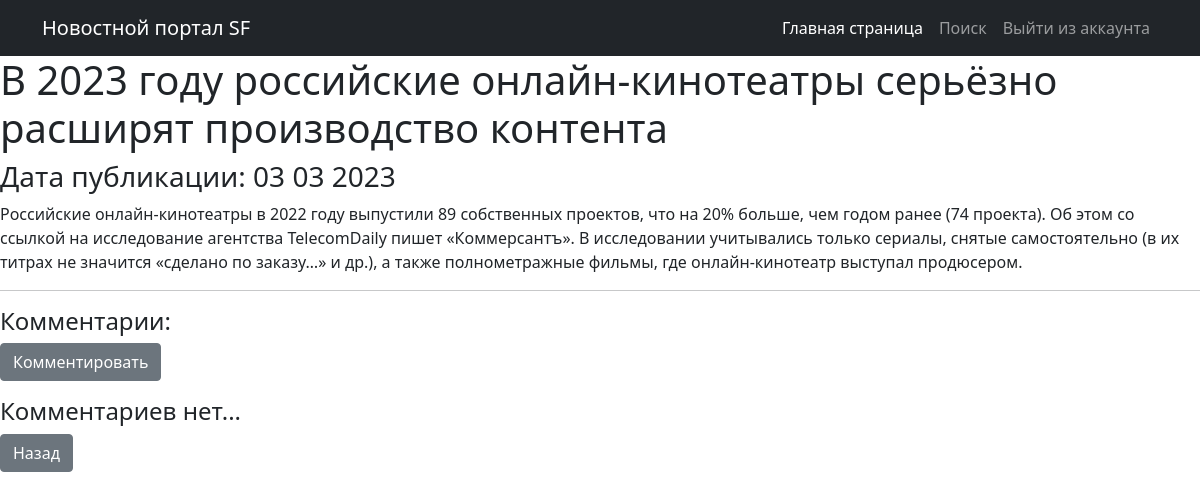
The app's page /news/30 (signed in), older data.
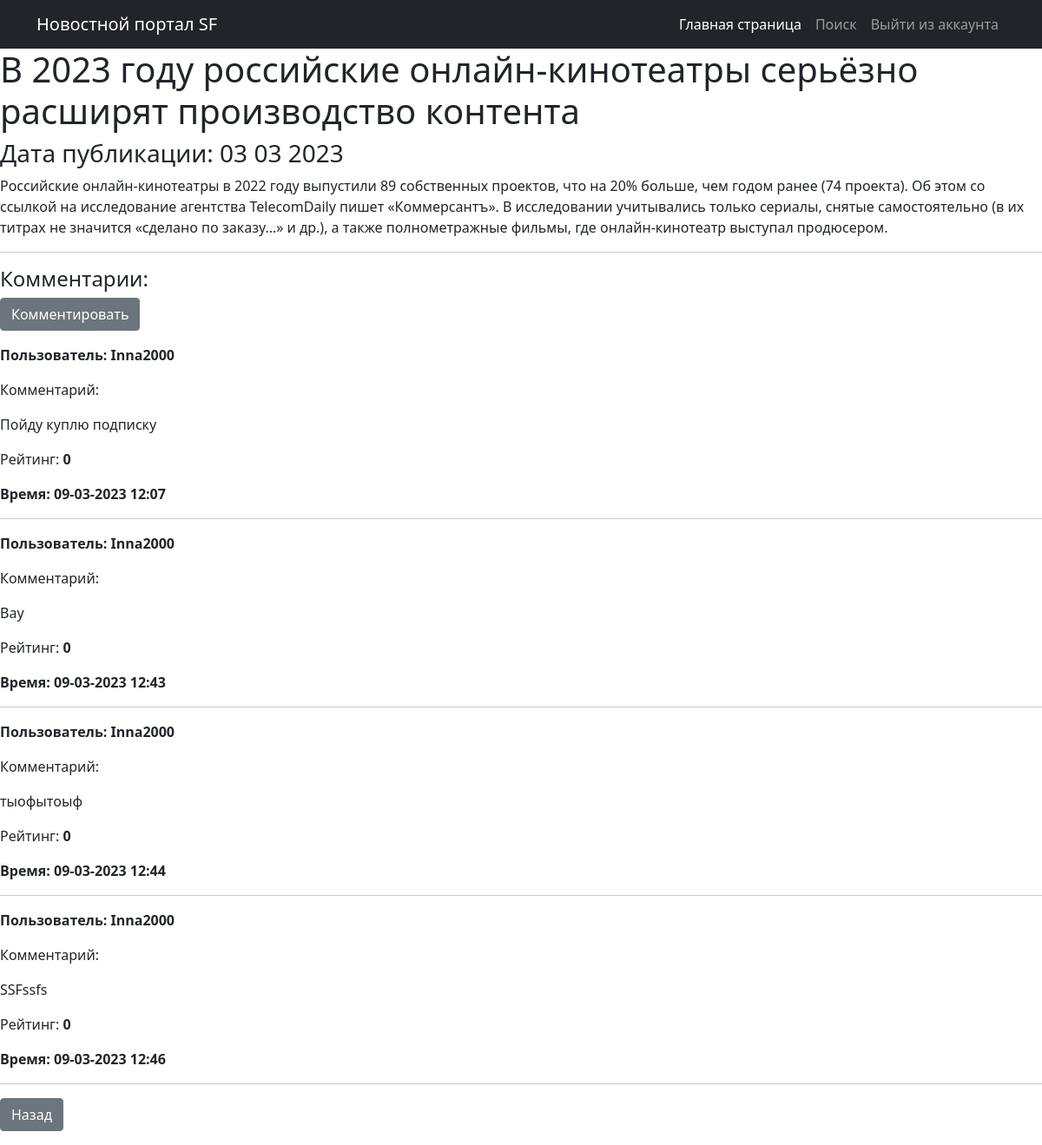
The same page, newer data.
### news/models.py (models this page shows, shortened)
class Comment(models.Model):
    comment_post = models.ForeignKey(Post, on_delete=models.CASCADE)
    comment_user = models.ForeignKey(User, on_delete=models.CASCADE)
    text_comment = models.TextField()
    time_comment = models.DateTimeField(auto_now_add=True)
    rating_comment = models.SmallIntegerField(default=0)

### news/views.py (the view)
# urls.py: path('<int:pk>', PostDetail.as_view(), name='post_detail'),
class PostDetail(DetailView):
    model = Post
    template_name = 'post.html'
    context_object_name = 'post'
    def get_context_data(self, **kwargs):
        context = super().get_context_data(**kwargs)
        post = Post.objects.get(id=self.kwargs['pk'])
        context['comments'] = Comment.objects.filter(comment_post=post)
        return context

### templates/post.html (shortened to what this page needs)
{% extends 'flatpages/default.html' %}
{% block content %}
<h1>{{ post.header_post }}</h1>
<h3>Дата публикации: {{post.time_add|date:'d m Y'}}</h3>
<p>{{post.text}}</p>
<hr>
{% if user.is_authenticated%}
    <h4>Комментарии:</h4>
    <p class="text-left"><a href="{%url 'comment_create' post.id %}" class="btn btn-secondary btn-sm>">Комментировать</a></p>
    {% if comments %}
        {% for comment in comments %}
            <p><strong>Пользователь: {{ comment.comment_user}}</strong></p>
            <p>Комментарий:</p>
            <p>{{ comment.text_comment}} </p>
            <p>Рейтинг: <strong>{{ comment.rating_comment}}</strong> </p>
            <p><strong>Время: {{comment.time_comment|date:'d-m-Y H:i'}}</strong></p>
<hr>
        {% endfor %}
    {% else %}
    <h4>Комментариев нет...</h4>
    {% endif %}
{% endif %}
<p class="text-left"><a href="{%url 'post_list'%}" class="btn btn-secondary btn-sm>">Назад</a></p>
{% endblock content %}

Row changes from the older to the newer data that the page shows:
added Comment: comment_user "Inna2000", text_comment "Пойду куплю подписку", rating_comment "0", time_comment "09-03-2023 12:07"
added Comment: comment_user "Inna2000", text_comment "Вау", rating_comment "0", time_comment "09-03-2023 12:43"
added Comment: comment_user "Inna2000", text_comment "тыофытоыф", rating_comment "0", time_comment "09-03-2023 12:44"
added Comment: comment_user "Inna2000", text_comment "SSFssfs", rating_comment "0", time_comment "09-03-2023 12:46"
Text that changed along with them:
text no longer shown: "Комментариев нет..."
